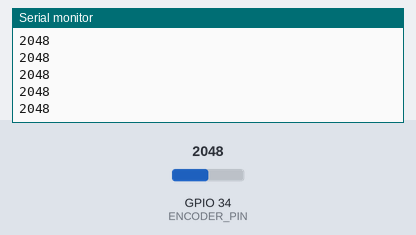
Bench run of a sketch on a simulated ESP32. Parts: the last lines printed to the serial monitor. Inputs (shaded band) come from the test bench; at power-on: GPIO 34 (ENCODER_PIN) = 2048.

Above: at 2.2 s.
2.3 s: GPIO 34 (ENCODER_PIN) set to 2866
At 2.68 s:
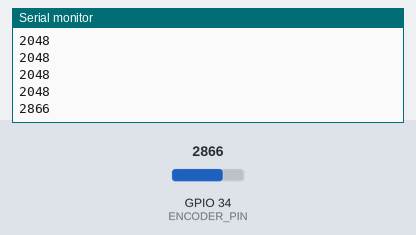
3.8 s: GPIO 34 (ENCODER_PIN) set to 3603
At 3.93 s:
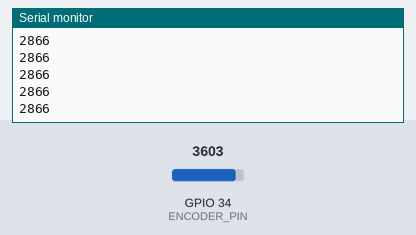
Timing chart, 0 to 6.8 s (numbered marks = the images above; inputs shaded):
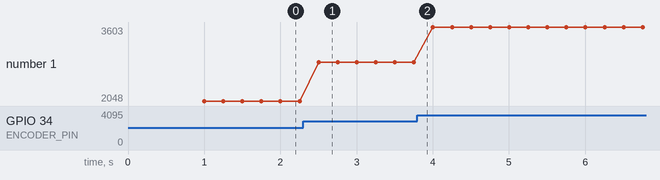

Measured:
- after the input at 2.3 s, the serial monitor: prints a new line after 0.20 s (image 1)
- plotted number 1: 2048 → 2866 after the input at 2.3 s, 2866 → 3603 after the input at 3.8 s

The sketch:

sketch_jan30a.ino
```cpp
#include <CAN.h>

#define ENCODER_PIN 34

int encoderValue = 0;
uint8_t *encoderPtr = (uint8_t*)&encoderValue;

void setup() {
  Serial.begin(115200);
  delay(1000);

  //Inicializando o CANBUS em 500k de baud
  if (!CAN.begin(500E3))
  {
    Serial.println("Transceiver CAN ausente");
    while (1000);
  }
}

void loop() {
  encoderValue = analogRead(ENCODER_PIN);
  Serial.println(String(encoderValue));

  //Começa pacote CAN
  CAN.beginPacket(0x12);


  //CAN.write(encoderPtr, sizeof(encoderValue));
  CAN.endPacket();

  delay(250);
}
```
